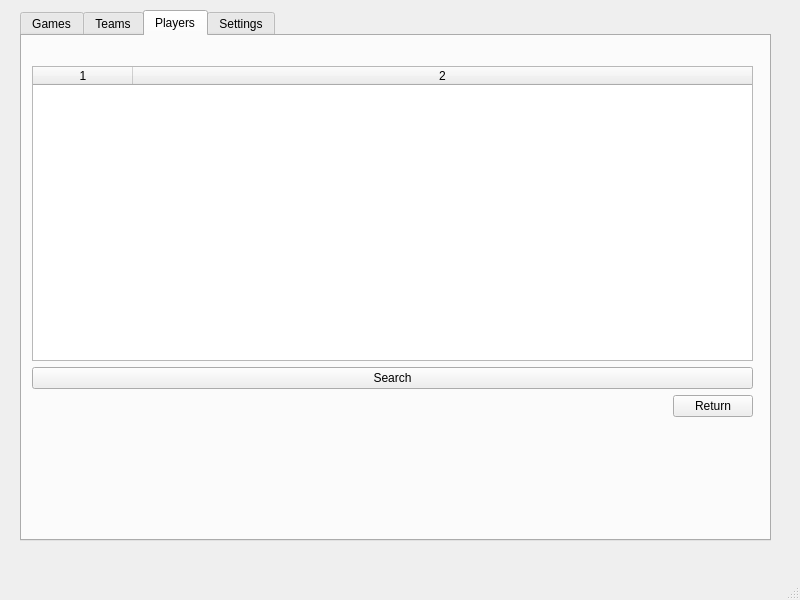
<?xml version="1.0" encoding="UTF-8"?>
<ui version="4.0">
 <class>MainWindow</class>
 <widget class="QMainWindow" name="MainWindow">
  <property name="geometry">
   <rect>
    <x>0</x>
    <y>0</y>
    <width>800</width>
    <height>600</height>
   </rect>
  </property>
  <property name="windowTitle">
   <string>MainWindow</string>
  </property>
  <widget class="QWidget" name="centralwidget">
   <widget class="QTabWidget" name="tabWidget">
    <property name="geometry">
     <rect>
      <x>20</x>
      <y>10</y>
      <width>751</width>
      <height>531</height>
     </rect>
    </property>
    <property name="currentIndex">
     <number>2</number>
    </property>
    <widget class="QWidget" name="GamesTab">
     <attribute name="title">
      <string>Games</string>
     </attribute>
    </widget>
    <widget class="QWidget" name="TeamsTab">
     <attribute name="title">
      <string>Teams</string>
     </attribute>
    </widget>
    <widget class="QWidget" name="PlayersTab">
     <attribute name="title">
      <string>Players</string>
     </attribute>
     <widget class="QWidget" name="verticalLayoutWidget">
      <property name="geometry">
       <rect>
        <x>10</x>
        <y>30</y>
        <width>721</width>
        <height>351</height>
       </rect>
      </property>
      <layout class="QVBoxLayout" name="verticalLayout">
       <item>
        <widget class="QTableWidget" name="TablePlayers">
         <property name="columnCount">
          <number>2</number>
         </property>
         <attribute name="horizontalHeaderCascadingSectionResizes">
          <bool>false</bool>
         </attribute>
         <attribute name="horizontalHeaderStretchLastSection">
          <bool>true</bool>
         </attribute>
         <attribute name="verticalHeaderVisible">
          <bool>false</bool>
         </attribute>
         <column/>
         <column/>
        </widget>
       </item>
       <item>
        <widget class="QPushButton" name="SearchPlayersButton">
         <property name="text">
          <string>Search</string>
         </property>
        </widget>
       </item>
       <item>
        <layout class="QHBoxLayout" name="horizontalLayout">
         <item>
          <spacer name="horizontalSpacer">
           <property name="orientation">
            <enum>Qt::Horizontal</enum>
           </property>
           <property name="sizeHint" stdset="0">
            <size>
             <width>40</width>
             <height>20</height>
            </size>
           </property>
          </spacer>
         </item>
         <item>
          <widget class="QPushButton" name="ReturnButton">
           <property name="text">
            <string>Return</string>
           </property>
          </widget>
         </item>
        </layout>
       </item>
      </layout>
     </widget>
    </widget>
    <widget class="QWidget" name="SettingsTab">
     <attribute name="title">
      <string>Settings</string>
     </attribute>
    </widget>
   </widget>
  </widget>
  <widget class="QMenuBar" name="menubar">
   <property name="geometry">
    <rect>
     <x>0</x>
     <y>0</y>
     <width>800</width>
     <height>22</height>
    </rect>
   </property>
  </widget>
  <widget class="QStatusBar" name="statusbar"/>
 </widget>
 <resources/>
 <connections/>
</ui>
